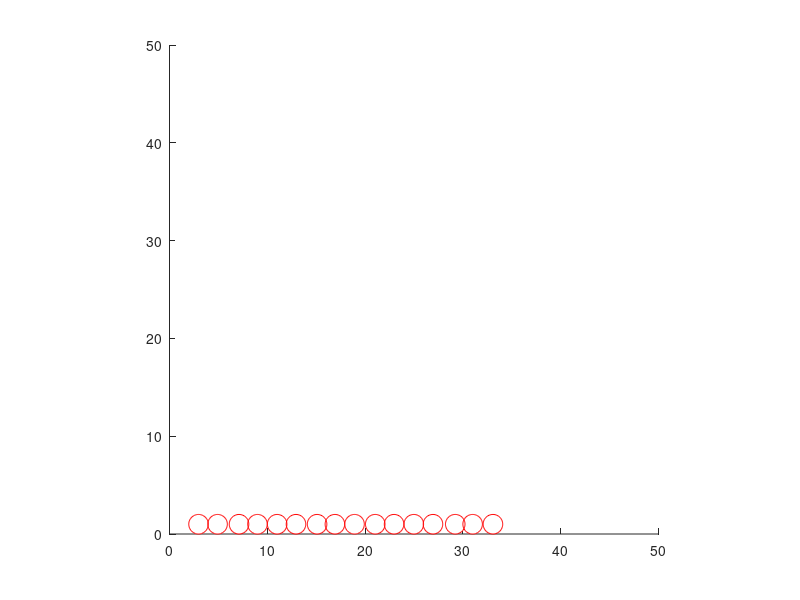

Here is the MATLAB script that generated this plot: (Note: this script raises an error after producing the figure.)
clear all
close all
clc

% environment variables
dim = 2;
Nr = 4;
Nc = 8;
NP = Nr*Nc;
m = zeros(Nr,Nc)+1;
M = diag(m);
L = [1 sqrt(2)];
ks = 100;
kd = 0;
x0 = 1;
y0 = 5;

% velocity
vini = 0.01;
v = [0,5;0,-5];

%timestep - environment variables
g = 1;
timesteps = 1500;
dt = 0.002;
time = 0:dt:timesteps*dt;
N = length(time);

%grafik
daspect([1,1,1]);   % Skalar axlarna lika
axis([0,50,0,50]);    % Axlarnas intervall
hold on
Ra = 0.05;

% Balls
NB = 16;
Ra = 1;


for i=1:NB
    BOLL_b(i)=rectangle('Position',[i*(2*Ra)+0.1*Ra*randn,0,2*Ra,2*Ra],'Curvature',[1,1],'EdgeColor','r','FaceColor','w');
end

%%


for i = 1:Nc*Nr
    x(i,1) = x0 + (Nc-i-1)
    x(i,2) = y0 + (Nr-i-1)
end

%for i = 1:(Nr)
    
%end

for i = 1:NP
    BOLL_a(i)=rectangle('Position',[x0(i,1)-Ra,x0(i,2)-Ra,2*Ra,2*Ra],'Curvature',[1,1],'EdgeColor','#EDB120','FaceColor','#EDB120');       
end

%%
%horisontal
spring_number=0;
particle = 1;
for i=1:(Nr*(Nc-1)) % loop over springs
    
    spring_number=spring_number+1;

    spring(spring_number).from=particle; % number of the ''from'' particle
    spring(spring_number).to=particle+1; % number of the ''to'' particle
    spring(spring_number).length=L(1); % spring rest length
    spring(spring_number).KS=ks; % spring coefficient
    spring(spring_number).KD=kd; % damping coefficient

    particle = particle +1;
    

end

%% verticle
particle = 1
for i=1:(Nr-1)*Nc % loop over springs
    
    spring_number=spring_number+1;

    spring(spring_number).from=particle; % number of the ''from'' particle
    spring(spring_number).to=particle+Nc; % number of the ''to'' particle
    spring(spring_number).length=L(1); % spring rest length
    spring(spring_number).KS=ks; % spring coefficient
    spring(spring_number).KD=kd; % damping coefficient

    particle = particle +1;
  
end

%%
particle = 1
for i=1:(Nr-1)*(Nc-1)+2 % loop over springs to right
    
    spring_number=spring_number+1;

    spring(spring_number).from=particle; % number of the ''from'' particle
    spring(spring_number).to=particle+Nc+1; % number of the ''to'' particle
    spring(spring_number).length=L(2); % spring rest length
    spring(spring_number).KS=ks; % spring coefficient
    spring(spring_number).KD=kd; % damping coefficient

    particle = particle +1;
  
end


%%

particle = 2
for i=1:(Nr-1)*(Nc-1)+(Nr-2) % loop over springs to right
    
    spring_number=spring_number+1;

    spring(spring_number).from=particle; % number of the ''from'' particle
    spring(spring_number).to=particle+Nc-1; % number of the ''to'' particle
    spring(spring_number).length=L(2); % spring rest length
    spring(spring_number).KS=ks; % spring coefficient
    spring(spring_number).KD=kd; % damping coefficient

    particle = particle +1;
  
end

%%

for i=1:length(spring)
    LINJE_a1(i)=line([x(spring(i).from,1),x(spring(i).to,1)],[x(spring(i).from,2),x(spring(i).to,2)]);
end

Angularmomentum = zeros(1,N);
Springlength = zeros(1,N);
Angularfreq = zeros(1,N);
Es = zeros(1,N);
Ek = zeros(1,N);
Ep = zeros(1,N);

F = zeros(NP,dim);

%%

for k = 1:NS

    r = x(spring(k).from,:)-x(spring(k).to,:);
    rdot = v(spring(k).from,:)-v(spring(k).to,:);

    f = -((spring(k).KS)*(norm(r)-spring(k).length)+spring(k).KD*(dot(rdot,r)/norm(r))).*r/norm(r);

    F(spring(k).from,:) = F(spring(k).from,:) + f;
    F(spring(k).to,:) = F(spring(k).to,:) - f;

    Es = Es + spring(k).KS*(norm(r)-spring(k).length).^2./2;
end

v = v - dt*inv(M)*F;%./2;

%%

for n = 1:N
    
    F = zeros(NP,dim);
    es = 0;

    for k = 1:NS

        r = x(spring(k).from,:)-x(spring(k).to,:);
        rdot = v(spring(k).from,:)-v(spring(k).to,:);

        f = -((spring(k).KS)*(norm(r)-spring(k).length)+spring(k).KD*(dot(rdot,r)/norm(r))).*r/norm(r);

        F(spring(k).from,:) = F(spring(k).from,:) + f;
        F(spring(k).to,:) = F(spring(k).to,:) - f;

        es = es + spring(k).KS*(norm(r)-spring(k).length).^2./2;
    end
    F(:,dim) = F(:,dim)-m'*g;
    v_prev = v;
    v = v + dt*inv(M)*F;
    x = x + dt*v;
    
    springlength(n) = norm(r);
    Angularmomentum(n) = m*(x(:,1).*v(:,2)-x(:,2).*v(:,1));
    Angularfreq(n) = norm(v(1,:)./(norm(r)));
    Ek(n) = sum(m.*(sum(((v+v_prev)./2).^2)./2));
    Ep(n) = sum(g.*m.*x(:,2)');

    %uppdaterad grafik
    for i = 1:NS
        set(LINJE_a1(i),'XData',[x(spring(i).from,1),x(spring(i).to,1)],'YData',[x(spring(i).from,2),x(spring(i).to,2)]);
    end
    for i=1:NP
        set(BOLL_a(i),'Position',[x(i,1)-Ra,x(i,2)-Ra,2*Ra,2*Ra]);
    end
    Es(n) = es;
    pause(dt/1000);
end

%%
Etot = Es + Ek + Ep;


for i = 1:1:length(time)
    energy = Etot(i)/Etot(1);
    if energy <= 0.1
        break;
    end
end
TimeTo10percent = time(i)


figure(2)
plot(time,Etot)
hold on
plot(time,Ek)
hold on
plot(time,Ep)
hold on
plot(time,Es)
hold off

figure(3)
plot(time,Angularmomentum)
hold off

figure(4)
plot(time,Angularfreq)
hold on
plot(time,springlength)